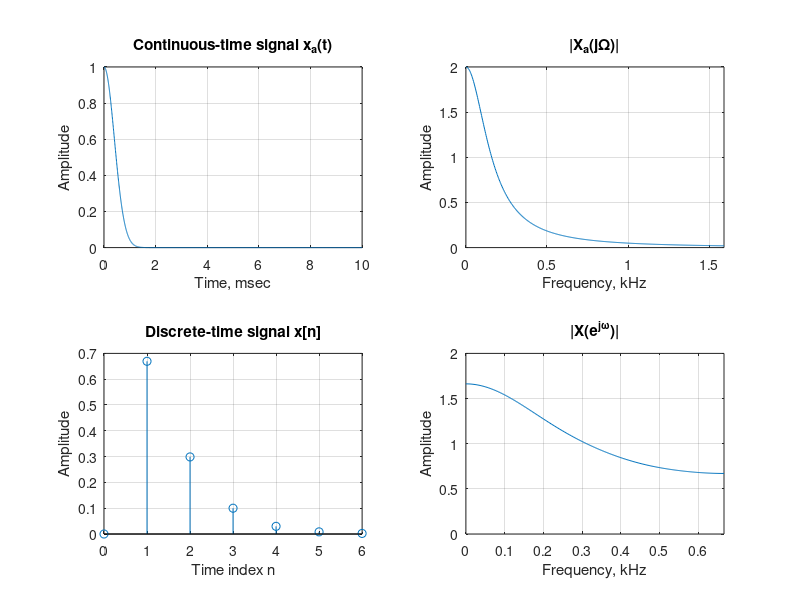

Source code (MATLAB):
% Program P5_3
% Illustration of the Aliasing Effect 
% in the Frequency-Domain
clf;
t = 0:0.005:10;
xa = exp(-pi*(t.^2));
subplot(2,2,1)
plot(t,xa);grid
xlabel('Time, msec');ylabel('Amplitude');
title('Continuous-time signal x_{a}(t)');
subplot(2,2,2)
wa = 0:10/511:10;
ha = freqs(2,[1 2 1],wa);
plot(wa/(2*pi),abs(ha));grid;
xlabel('Frequency, kHz');ylabel('Amplitude');
title('|X_{a}(j\Omega)|');
axis([0 5/pi 0 2]);
subplot(2,2,3)
T = 1.5;
n = 0:T:10;
xs = 2*n.*exp(-n);
k = 0:length(n)-1;
stem(k,xs);grid;
xlabel('Time index n');ylabel('Amplitude');
title('Discrete-time signal x[n]');
subplot(2,2,4)
wd = 0:pi/255:pi;
hd = freqz(xs,1,wd);
plot(wd/(T*pi), T*abs(hd));grid;
xlabel('Frequency, kHz');ylabel('Amplitude');
title('|X(e^{j\omega})|');
axis([0 1/T 0 2])
